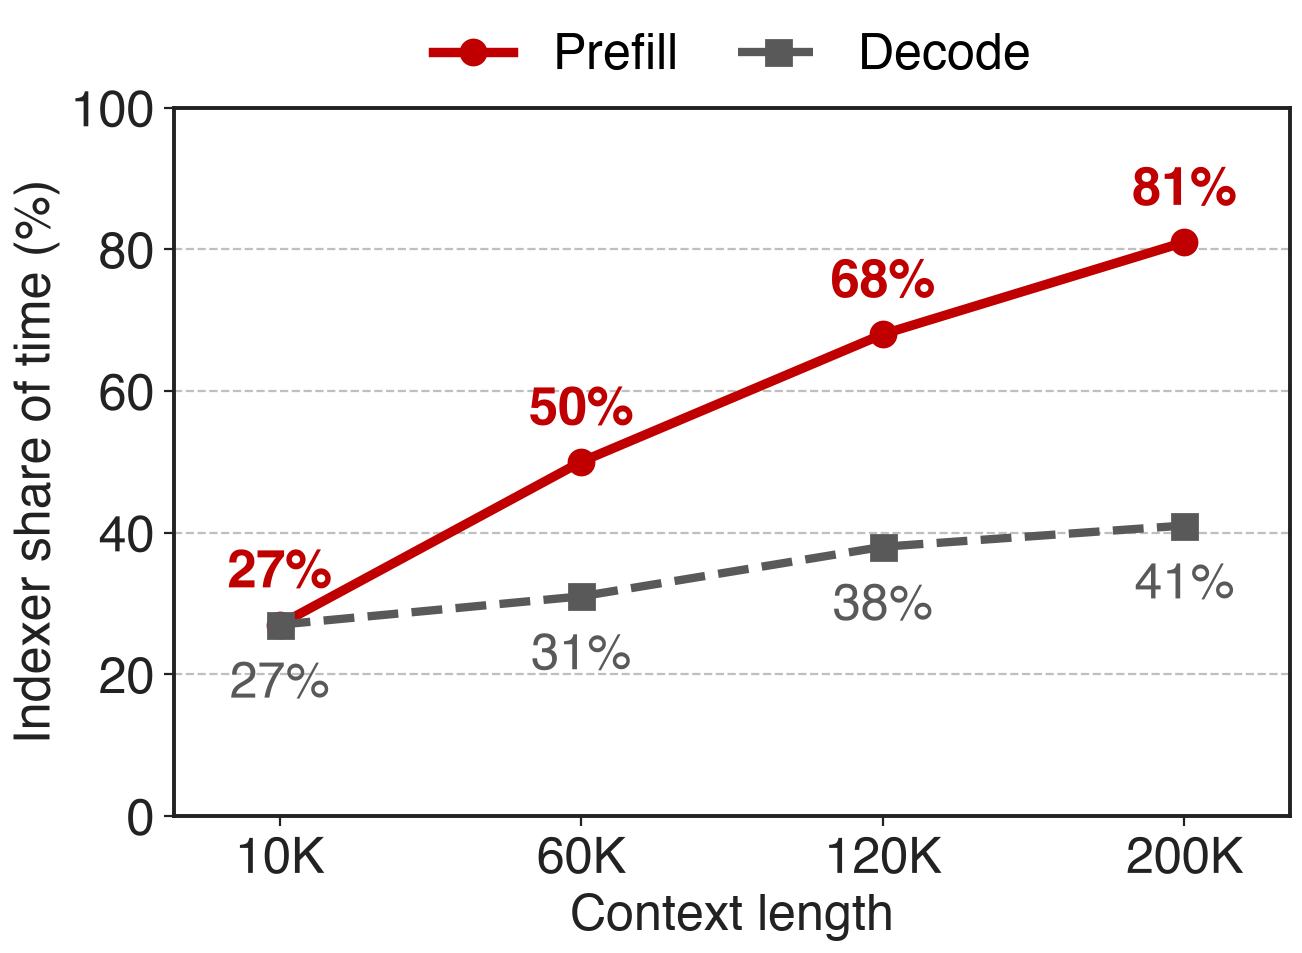

Recreate this plot in Python.
"""Indexer share of total latency vs context length, 30B DSA model (GLM-4.7-Flash-based, 47 layers).
Source: IndexCache, arXiv 2603.12201v1, §1 figure 'Indexer Time Proportion (%)' (values printed on the figure)."""
import sys, pathlib
sys.path.insert(0, str(pathlib.Path(__file__).resolve().parents[3] / "scripts"))
import slidechart as sc

ctx = ["10K", "60K", "120K", "200K"]
prefill = [27, 50, 68, 81]
decode = [27, 31, 38, 41]
sc.setup()
fig, ax = sc.figure("right")
xs = range(len(ctx))
ax.plot(xs, prefill, color=sc.PROBLEM, marker="o", lw=3.4, label="Prefill")
ax.plot(xs, decode, color=sc.GRAYS[3], marker="s", ls="--", lw=3, label="Decode")
for x, v in zip(xs, prefill):
    ax.text(x, v + 4, f"{v}%", ha="center", va="bottom", fontsize=19, fontweight="bold", color=sc.PROBLEM)
for x, v in zip(xs, decode):
    ax.text(x, v - 5, f"{v}%", ha="center", va="top", fontsize=18, color=sc.GRAYS[3])
ax.set_xticks(list(xs)); ax.set_xticklabels(ctx)
ax.set_ylim(0, 100); ax.set_xlim(-0.35, 3.35)
ax.set_ylabel("Indexer share of time (%)")
ax.set_xlabel("Context length")
sc.top_legend(ax, ncol=2)
sc.save(fig, __file__)
